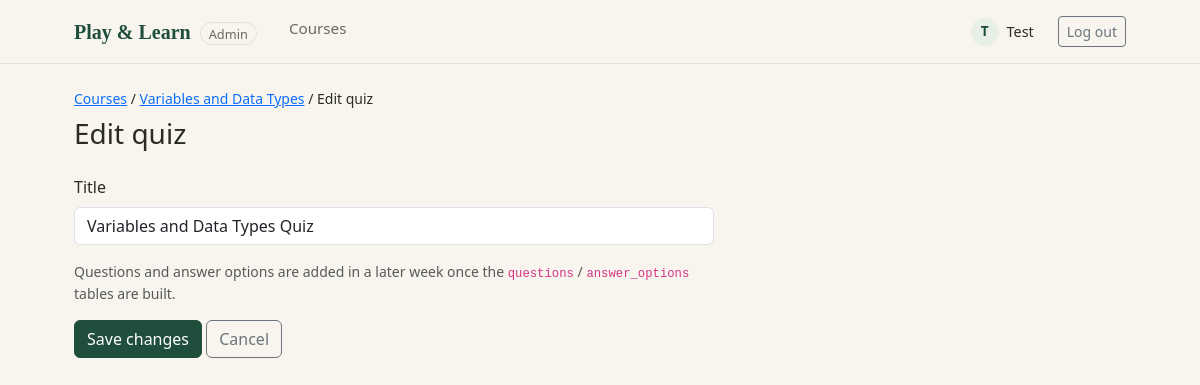
The app's page /admin/quiz_form.php?lesson_id=1&id=1 (signed in) with its own data.
### tables this page shows
CREATE TABLE `lessons` (
  `lesson_id` int NOT NULL AUTO_INCREMENT,
  `course_id` int NOT NULL,
  `title` varchar(150) NOT NULL,
  `content` text,
  `game_type` varchar(50) DEFAULT NULL,
  `game_data` json DEFAULT NULL,
  `sort_order` int DEFAULT '0',
  PRIMARY KEY (`lesson_id`),
  KEY `course_id` (`course_id`),
  CONSTRAINT `lessons_ibfk_1` FOREIGN KEY (`course_id`) REFERENCES `courses` (`course_id`) ON DELETE CASCADE
);

CREATE TABLE `quizzes` (
  `quiz_id` int NOT NULL AUTO_INCREMENT,
  `lesson_id` int NOT NULL,
  `title` varchar(150) NOT NULL,
  PRIMARY KEY (`quiz_id`),
  KEY `lesson_id` (`lesson_id`),
  CONSTRAINT `quizzes_ibfk_1` FOREIGN KEY (`lesson_id`) REFERENCES `lessons` (`lesson_id`) ON DELETE CASCADE
);

### admin/quiz_form.php (the view, shortened to what this page needs)
<?php
require __DIR__ . '/../config/db.php';
$lesson_id = (int) ($_GET['lesson_id'] ?? $_POST['lesson_id'] ?? 0);
$quiz_id   = (int) ($_GET['id'] ?? $_POST['quiz_id'] ?? 0);
$is_edit   = $quiz_id > 0;
$lesson_stmt = $pdo->prepare('SELECT lesson_id, title FROM lessons WHERE lesson_id = ?');
$lesson_stmt->execute([$lesson_id]);
$lesson = $lesson_stmt->fetch();
$quiz = ['title' => ''];
if ($is_edit && $_SERVER['REQUEST_METHOD'] !== 'POST') {
    $stmt = $pdo->prepare('SELECT * FROM quizzes WHERE quiz_id = ? AND lesson_id = ?');
    $stmt->execute([$quiz_id, $lesson_id]);
    $found = $stmt->fetch();
    $quiz = $found;
}
require __DIR__ . '/../includes/admin_header.php';
?>
<nav class="small mb-2">
    <a href="/admin/index.php">Courses</a> /
    <a href="/admin/quizzes.php?lesson_id=<?= $lesson_id ?>"><?= htmlspecialchars($lesson['title']) ?></a> /
    <?= $is_edit ? 'Edit quiz' : 'Add quiz' ?>
</nav>
<h1 class="h3 mb-4"><?= $is_edit ? 'Edit quiz' : 'Add quiz' ?></h1>
<form method="post" class="pl-form" style="max-width: 640px;">
    <div class="mb-3">
        <label class="form-label" for="title">Title</label>
        <input class="form-control" id="title" name="title" required
               value="<?= htmlspecialchars($quiz['title']) ?>">
    </div>
    <p class="text-muted small">
        Questions and answer options are added in a later week once the
        <code>questions</code> / <code>answer_options</code> tables are built.
    </p>
    <button class="btn btn-pl-primary" type="submit"><?= $is_edit ? 'Save changes' : 'Add quiz' ?></button>
    <a class="btn btn-outline-secondary" href="/admin/quizzes.php?lesson_id=<?= $lesson_id ?>">Cancel</a>
</form>
<?php require __DIR__ . '/../includes/footer.php'; ?>

### assets/css/style.css (style rules this page uses)
:root { --pl-cream: #F7F5EE; --pl-green-dark: #1F4E3D; --pl-green-mid: #2F6B4F; --pl-green-pale: #E7EFE6; --pl-border: #DDE3D6; --pl-text: #2B2B26; --pl-text-muted: #6B6A62; }
body { background: var(--pl-cream); color: var(--pl-text); font-family: 'Segoe UI', system-ui, -apple-system, sans-serif; }
.btn-pl-primary { background: var(--pl-green-dark); border-color: var(--pl-green-dark); color: #fff; }

### records on screen
lessons: title "Variables and Data Types"
quizzes: title "Variables and Data Types Quiz"

### other values on screen
substr($user['first_name'] ?? '?', 0, 1) "T"
$user['first_name'] "Test"
